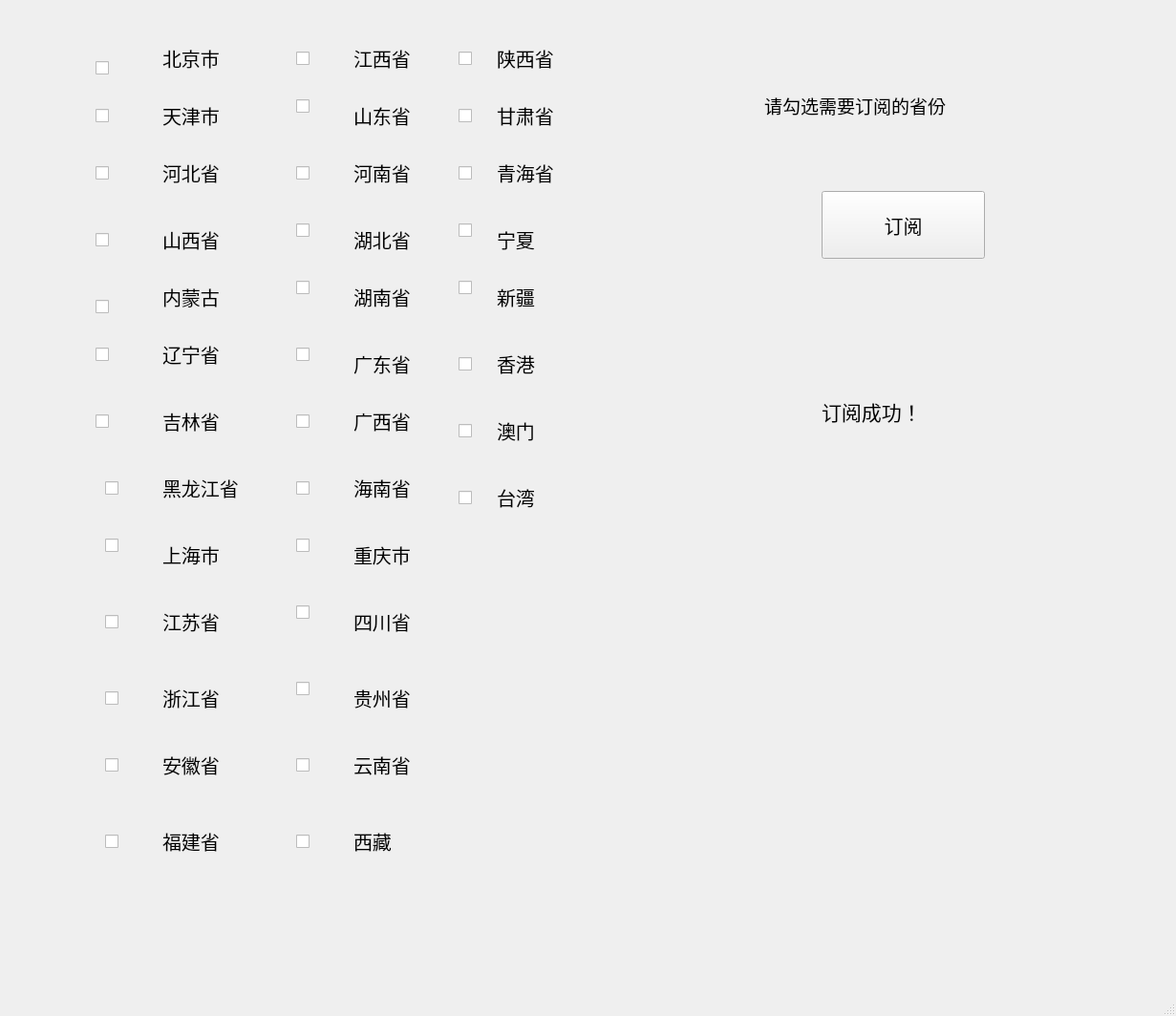
<?xml version="1.0" encoding="UTF-8"?>
<ui version="4.0">
 <class>MainWindow</class>
 <widget class="QMainWindow" name="MainWindow">
  <property name="geometry">
   <rect>
    <x>0</x>
    <y>0</y>
    <width>1231</width>
    <height>1064</height>
   </rect>
  </property>
  <property name="windowTitle">
   <string>订阅</string>
  </property>
  <widget class="QWidget" name="centralwidget">
   <widget class="QLabel" name="label">
    <property name="geometry">
     <rect>
      <x>170</x>
      <y>40</y>
      <width>111</width>
      <height>41</height>
     </rect>
    </property>
    <property name="font">
     <font>
      <pointsize>15</pointsize>
     </font>
    </property>
    <property name="text">
     <string>北京市</string>
    </property>
   </widget>
   <widget class="QLabel" name="label_2">
    <property name="geometry">
     <rect>
      <x>170</x>
      <y>160</y>
      <width>111</width>
      <height>41</height>
     </rect>
    </property>
    <property name="font">
     <font>
      <pointsize>15</pointsize>
     </font>
    </property>
    <property name="text">
     <string>河北省</string>
    </property>
   </widget>
   <widget class="QLabel" name="label_3">
    <property name="geometry">
     <rect>
      <x>170</x>
      <y>100</y>
      <width>111</width>
      <height>41</height>
     </rect>
    </property>
    <property name="font">
     <font>
      <pointsize>15</pointsize>
     </font>
    </property>
    <property name="text">
     <string>天津市</string>
    </property>
   </widget>
   <widget class="QLabel" name="label_4">
    <property name="geometry">
     <rect>
      <x>170</x>
      <y>490</y>
      <width>131</width>
      <height>41</height>
     </rect>
    </property>
    <property name="font">
     <font>
      <pointsize>15</pointsize>
     </font>
    </property>
    <property name="text">
     <string>黑龙江省</string>
    </property>
   </widget>
   <widget class="QLabel" name="label_5">
    <property name="geometry">
     <rect>
      <x>170</x>
      <y>230</y>
      <width>111</width>
      <height>41</height>
     </rect>
    </property>
    <property name="font">
     <font>
      <pointsize>15</pointsize>
     </font>
    </property>
    <property name="text">
     <string>山西省</string>
    </property>
   </widget>
   <widget class="QLabel" name="label_6">
    <property name="geometry">
     <rect>
      <x>170</x>
      <y>420</y>
      <width>111</width>
      <height>41</height>
     </rect>
    </property>
    <property name="font">
     <font>
      <pointsize>15</pointsize>
     </font>
    </property>
    <property name="text">
     <string>吉林省</string>
    </property>
   </widget>
   <widget class="QLabel" name="label_7">
    <property name="geometry">
     <rect>
      <x>170</x>
      <y>290</y>
      <width>111</width>
      <height>41</height>
     </rect>
    </property>
    <property name="font">
     <font>
      <pointsize>15</pointsize>
     </font>
    </property>
    <property name="text">
     <string>内蒙古</string>
    </property>
   </widget>
   <widget class="QLabel" name="label_8">
    <property name="geometry">
     <rect>
      <x>170</x>
      <y>350</y>
      <width>111</width>
      <height>41</height>
     </rect>
    </property>
    <property name="font">
     <font>
      <pointsize>15</pointsize>
     </font>
    </property>
    <property name="text">
     <string>辽宁省</string>
    </property>
   </widget>
   <widget class="QLabel" name="label_9">
    <property name="geometry">
     <rect>
      <x>170</x>
      <y>630</y>
      <width>131</width>
      <height>41</height>
     </rect>
    </property>
    <property name="font">
     <font>
      <pointsize>15</pointsize>
     </font>
    </property>
    <property name="text">
     <string>江苏省</string>
    </property>
   </widget>
   <widget class="QLabel" name="label_10">
    <property name="geometry">
     <rect>
      <x>170</x>
      <y>560</y>
      <width>131</width>
      <height>41</height>
     </rect>
    </property>
    <property name="font">
     <font>
      <pointsize>15</pointsize>
     </font>
    </property>
    <property name="text">
     <string>上海市</string>
    </property>
   </widget>
   <widget class="QLabel" name="label_11">
    <property name="geometry">
     <rect>
      <x>170</x>
      <y>860</y>
      <width>131</width>
      <height>41</height>
     </rect>
    </property>
    <property name="font">
     <font>
      <pointsize>15</pointsize>
     </font>
    </property>
    <property name="text">
     <string>福建省</string>
    </property>
   </widget>
   <widget class="QLabel" name="label_12">
    <property name="geometry">
     <rect>
      <x>170</x>
      <y>780</y>
      <width>131</width>
      <height>41</height>
     </rect>
    </property>
    <property name="font">
     <font>
      <pointsize>15</pointsize>
     </font>
    </property>
    <property name="text">
     <string>安徽省</string>
    </property>
   </widget>
   <widget class="QLabel" name="label_13">
    <property name="geometry">
     <rect>
      <x>170</x>
      <y>710</y>
      <width>131</width>
      <height>41</height>
     </rect>
    </property>
    <property name="font">
     <font>
      <pointsize>15</pointsize>
     </font>
    </property>
    <property name="text">
     <string>浙江省</string>
    </property>
   </widget>
   <widget class="QLabel" name="label_14">
    <property name="geometry">
     <rect>
      <x>370</x>
      <y>100</y>
      <width>131</width>
      <height>41</height>
     </rect>
    </property>
    <property name="font">
     <font>
      <pointsize>15</pointsize>
     </font>
    </property>
    <property name="text">
     <string>山东省</string>
    </property>
   </widget>
   <widget class="QLabel" name="label_15">
    <property name="geometry">
     <rect>
      <x>370</x>
      <y>40</y>
      <width>131</width>
      <height>41</height>
     </rect>
    </property>
    <property name="font">
     <font>
      <pointsize>15</pointsize>
     </font>
    </property>
    <property name="text">
     <string>江西省</string>
    </property>
   </widget>
   <widget class="QLabel" name="label_16">
    <property name="geometry">
     <rect>
      <x>370</x>
      <y>160</y>
      <width>131</width>
      <height>41</height>
     </rect>
    </property>
    <property name="font">
     <font>
      <pointsize>15</pointsize>
     </font>
    </property>
    <property name="text">
     <string>河南省</string>
    </property>
   </widget>
   <widget class="QLabel" name="label_17">
    <property name="geometry">
     <rect>
      <x>370</x>
      <y>230</y>
      <width>131</width>
      <height>41</height>
     </rect>
    </property>
    <property name="font">
     <font>
      <pointsize>15</pointsize>
     </font>
    </property>
    <property name="text">
     <string>湖北省</string>
    </property>
   </widget>
   <widget class="QLabel" name="label_18">
    <property name="geometry">
     <rect>
      <x>370</x>
      <y>290</y>
      <width>131</width>
      <height>41</height>
     </rect>
    </property>
    <property name="font">
     <font>
      <pointsize>15</pointsize>
     </font>
    </property>
    <property name="text">
     <string>湖南省</string>
    </property>
   </widget>
   <widget class="QLabel" name="label_19">
    <property name="geometry">
     <rect>
      <x>370</x>
      <y>420</y>
      <width>131</width>
      <height>41</height>
     </rect>
    </property>
    <property name="font">
     <font>
      <pointsize>15</pointsize>
     </font>
    </property>
    <property name="text">
     <string>广西省</string>
    </property>
   </widget>
   <widget class="QLabel" name="label_20">
    <property name="geometry">
     <rect>
      <x>370</x>
      <y>360</y>
      <width>131</width>
      <height>41</height>
     </rect>
    </property>
    <property name="font">
     <font>
      <pointsize>15</pointsize>
     </font>
    </property>
    <property name="text">
     <string>广东省</string>
    </property>
   </widget>
   <widget class="QLabel" name="label_21">
    <property name="geometry">
     <rect>
      <x>370</x>
      <y>560</y>
      <width>131</width>
      <height>41</height>
     </rect>
    </property>
    <property name="font">
     <font>
      <pointsize>15</pointsize>
     </font>
    </property>
    <property name="text">
     <string>重庆市</string>
    </property>
   </widget>
   <widget class="QLabel" name="label_22">
    <property name="geometry">
     <rect>
      <x>370</x>
      <y>490</y>
      <width>131</width>
      <height>41</height>
     </rect>
    </property>
    <property name="font">
     <font>
      <pointsize>15</pointsize>
     </font>
    </property>
    <property name="text">
     <string>海南省</string>
    </property>
   </widget>
   <widget class="QLabel" name="label_23">
    <property name="geometry">
     <rect>
      <x>370</x>
      <y>710</y>
      <width>131</width>
      <height>41</height>
     </rect>
    </property>
    <property name="font">
     <font>
      <pointsize>15</pointsize>
     </font>
    </property>
    <property name="text">
     <string>贵州省</string>
    </property>
   </widget>
   <widget class="QLabel" name="label_24">
    <property name="geometry">
     <rect>
      <x>370</x>
      <y>630</y>
      <width>131</width>
      <height>41</height>
     </rect>
    </property>
    <property name="font">
     <font>
      <pointsize>15</pointsize>
     </font>
    </property>
    <property name="text">
     <string>四川省</string>
    </property>
   </widget>
   <widget class="QLabel" name="label_25">
    <property name="geometry">
     <rect>
      <x>370</x>
      <y>860</y>
      <width>131</width>
      <height>41</height>
     </rect>
    </property>
    <property name="font">
     <font>
      <pointsize>15</pointsize>
     </font>
    </property>
    <property name="text">
     <string>西藏</string>
    </property>
   </widget>
   <widget class="QLabel" name="label_26">
    <property name="geometry">
     <rect>
      <x>370</x>
      <y>780</y>
      <width>131</width>
      <height>41</height>
     </rect>
    </property>
    <property name="font">
     <font>
      <pointsize>15</pointsize>
     </font>
    </property>
    <property name="text">
     <string>云南省</string>
    </property>
   </widget>
   <widget class="QLabel" name="label_27">
    <property name="geometry">
     <rect>
      <x>520</x>
      <y>40</y>
      <width>131</width>
      <height>41</height>
     </rect>
    </property>
    <property name="font">
     <font>
      <pointsize>15</pointsize>
     </font>
    </property>
    <property name="text">
     <string>陕西省</string>
    </property>
   </widget>
   <widget class="QLabel" name="label_28">
    <property name="geometry">
     <rect>
      <x>520</x>
      <y>100</y>
      <width>131</width>
      <height>41</height>
     </rect>
    </property>
    <property name="font">
     <font>
      <pointsize>15</pointsize>
     </font>
    </property>
    <property name="text">
     <string>甘肃省</string>
    </property>
   </widget>
   <widget class="QLabel" name="label_29">
    <property name="geometry">
     <rect>
      <x>520</x>
      <y>160</y>
      <width>131</width>
      <height>41</height>
     </rect>
    </property>
    <property name="font">
     <font>
      <pointsize>15</pointsize>
     </font>
    </property>
    <property name="text">
     <string>青海省</string>
    </property>
   </widget>
   <widget class="QLabel" name="label_30">
    <property name="geometry">
     <rect>
      <x>520</x>
      <y>230</y>
      <width>131</width>
      <height>41</height>
     </rect>
    </property>
    <property name="font">
     <font>
      <pointsize>15</pointsize>
     </font>
    </property>
    <property name="text">
     <string>宁夏</string>
    </property>
   </widget>
   <widget class="QLabel" name="label_31">
    <property name="geometry">
     <rect>
      <x>520</x>
      <y>290</y>
      <width>131</width>
      <height>41</height>
     </rect>
    </property>
    <property name="font">
     <font>
      <pointsize>15</pointsize>
     </font>
    </property>
    <property name="text">
     <string>新疆</string>
    </property>
   </widget>
   <widget class="QLabel" name="label_32">
    <property name="geometry">
     <rect>
      <x>520</x>
      <y>360</y>
      <width>131</width>
      <height>41</height>
     </rect>
    </property>
    <property name="font">
     <font>
      <pointsize>15</pointsize>
     </font>
    </property>
    <property name="text">
     <string>香港</string>
    </property>
   </widget>
   <widget class="QLabel" name="label_33">
    <property name="geometry">
     <rect>
      <x>520</x>
      <y>430</y>
      <width>131</width>
      <height>41</height>
     </rect>
    </property>
    <property name="font">
     <font>
      <pointsize>15</pointsize>
     </font>
    </property>
    <property name="text">
     <string>澳门</string>
    </property>
   </widget>
   <widget class="QLabel" name="label_34">
    <property name="geometry">
     <rect>
      <x>520</x>
      <y>500</y>
      <width>131</width>
      <height>41</height>
     </rect>
    </property>
    <property name="font">
     <font>
      <pointsize>15</pointsize>
     </font>
    </property>
    <property name="text">
     <string>台湾</string>
    </property>
   </widget>
   <widget class="QCheckBox" name="c1">
    <property name="geometry">
     <rect>
      <x>100</x>
      <y>60</y>
      <width>31</width>
      <height>23</height>
     </rect>
    </property>
    <property name="text">
     <string/>
    </property>
   </widget>
   <widget class="QCheckBox" name="c2">
    <property name="geometry">
     <rect>
      <x>100</x>
      <y>110</y>
      <width>31</width>
      <height>23</height>
     </rect>
    </property>
    <property name="text">
     <string/>
    </property>
   </widget>
   <widget class="QCheckBox" name="c3">
    <property name="geometry">
     <rect>
      <x>100</x>
      <y>170</y>
      <width>31</width>
      <height>23</height>
     </rect>
    </property>
    <property name="text">
     <string/>
    </property>
   </widget>
   <widget class="QCheckBox" name="c4">
    <property name="geometry">
     <rect>
      <x>100</x>
      <y>240</y>
      <width>31</width>
      <height>23</height>
     </rect>
    </property>
    <property name="text">
     <string/>
    </property>
   </widget>
   <widget class="QCheckBox" name="c5">
    <property name="geometry">
     <rect>
      <x>100</x>
      <y>310</y>
      <width>31</width>
      <height>23</height>
     </rect>
    </property>
    <property name="text">
     <string/>
    </property>
   </widget>
   <widget class="QCheckBox" name="c6">
    <property name="geometry">
     <rect>
      <x>100</x>
      <y>360</y>
      <width>31</width>
      <height>23</height>
     </rect>
    </property>
    <property name="text">
     <string/>
    </property>
   </widget>
   <widget class="QCheckBox" name="c7">
    <property name="geometry">
     <rect>
      <x>100</x>
      <y>430</y>
      <width>31</width>
      <height>23</height>
     </rect>
    </property>
    <property name="text">
     <string/>
    </property>
   </widget>
   <widget class="QCheckBox" name="c8">
    <property name="geometry">
     <rect>
      <x>110</x>
      <y>500</y>
      <width>31</width>
      <height>23</height>
     </rect>
    </property>
    <property name="text">
     <string/>
    </property>
   </widget>
   <widget class="QCheckBox" name="c9">
    <property name="geometry">
     <rect>
      <x>110</x>
      <y>560</y>
      <width>31</width>
      <height>23</height>
     </rect>
    </property>
    <property name="text">
     <string/>
    </property>
   </widget>
   <widget class="QCheckBox" name="c10">
    <property name="geometry">
     <rect>
      <x>110</x>
      <y>640</y>
      <width>31</width>
      <height>23</height>
     </rect>
    </property>
    <property name="text">
     <string/>
    </property>
   </widget>
   <widget class="QCheckBox" name="c11">
    <property name="geometry">
     <rect>
      <x>110</x>
      <y>720</y>
      <width>31</width>
      <height>23</height>
     </rect>
    </property>
    <property name="text">
     <string/>
    </property>
   </widget>
   <widget class="QCheckBox" name="c12">
    <property name="geometry">
     <rect>
      <x>110</x>
      <y>790</y>
      <width>31</width>
      <height>23</height>
     </rect>
    </property>
    <property name="text">
     <string/>
    </property>
   </widget>
   <widget class="QCheckBox" name="c13">
    <property name="geometry">
     <rect>
      <x>110</x>
      <y>870</y>
      <width>31</width>
      <height>23</height>
     </rect>
    </property>
    <property name="text">
     <string/>
    </property>
   </widget>
   <widget class="QCheckBox" name="c14">
    <property name="geometry">
     <rect>
      <x>310</x>
      <y>50</y>
      <width>31</width>
      <height>23</height>
     </rect>
    </property>
    <property name="text">
     <string/>
    </property>
   </widget>
   <widget class="QCheckBox" name="c15">
    <property name="geometry">
     <rect>
      <x>310</x>
      <y>100</y>
      <width>31</width>
      <height>23</height>
     </rect>
    </property>
    <property name="text">
     <string/>
    </property>
   </widget>
   <widget class="QCheckBox" name="c16">
    <property name="geometry">
     <rect>
      <x>310</x>
      <y>170</y>
      <width>31</width>
      <height>23</height>
     </rect>
    </property>
    <property name="text">
     <string/>
    </property>
   </widget>
   <widget class="QCheckBox" name="c17">
    <property name="geometry">
     <rect>
      <x>310</x>
      <y>230</y>
      <width>31</width>
      <height>23</height>
     </rect>
    </property>
    <property name="text">
     <string/>
    </property>
   </widget>
   <widget class="QCheckBox" name="c18">
    <property name="geometry">
     <rect>
      <x>310</x>
      <y>290</y>
      <width>31</width>
      <height>23</height>
     </rect>
    </property>
    <property name="text">
     <string/>
    </property>
   </widget>
   <widget class="QCheckBox" name="c19">
    <property name="geometry">
     <rect>
      <x>310</x>
      <y>360</y>
      <width>31</width>
      <height>23</height>
     </rect>
    </property>
    <property name="text">
     <string/>
    </property>
   </widget>
   <widget class="QCheckBox" name="c20">
    <property name="geometry">
     <rect>
      <x>310</x>
      <y>430</y>
      <width>31</width>
      <height>23</height>
     </rect>
    </property>
    <property name="text">
     <string/>
    </property>
   </widget>
   <widget class="QCheckBox" name="c21">
    <property name="geometry">
     <rect>
      <x>310</x>
      <y>500</y>
      <width>31</width>
      <height>23</height>
     </rect>
    </property>
    <property name="text">
     <string/>
    </property>
   </widget>
   <widget class="QCheckBox" name="c22">
    <property name="geometry">
     <rect>
      <x>310</x>
      <y>560</y>
      <width>31</width>
      <height>23</height>
     </rect>
    </property>
    <property name="text">
     <string/>
    </property>
   </widget>
   <widget class="QCheckBox" name="c23">
    <property name="geometry">
     <rect>
      <x>310</x>
      <y>630</y>
      <width>31</width>
      <height>23</height>
     </rect>
    </property>
    <property name="text">
     <string/>
    </property>
   </widget>
   <widget class="QCheckBox" name="c24">
    <property name="geometry">
     <rect>
      <x>310</x>
      <y>710</y>
      <width>31</width>
      <height>23</height>
     </rect>
    </property>
    <property name="text">
     <string/>
    </property>
   </widget>
   <widget class="QCheckBox" name="c25">
    <property name="geometry">
     <rect>
      <x>310</x>
      <y>790</y>
      <width>31</width>
      <height>23</height>
     </rect>
    </property>
    <property name="text">
     <string/>
    </property>
   </widget>
   <widget class="QCheckBox" name="c26">
    <property name="geometry">
     <rect>
      <x>310</x>
      <y>870</y>
      <width>31</width>
      <height>23</height>
     </rect>
    </property>
    <property name="text">
     <string/>
    </property>
   </widget>
   <widget class="QCheckBox" name="c27">
    <property name="geometry">
     <rect>
      <x>480</x>
      <y>50</y>
      <width>31</width>
      <height>23</height>
     </rect>
    </property>
    <property name="text">
     <string/>
    </property>
   </widget>
   <widget class="QCheckBox" name="c28">
    <property name="geometry">
     <rect>
      <x>480</x>
      <y>110</y>
      <width>31</width>
      <height>23</height>
     </rect>
    </property>
    <property name="text">
     <string/>
    </property>
   </widget>
   <widget class="QCheckBox" name="c29">
    <property name="geometry">
     <rect>
      <x>480</x>
      <y>170</y>
      <width>31</width>
      <height>23</height>
     </rect>
    </property>
    <property name="text">
     <string/>
    </property>
   </widget>
   <widget class="QCheckBox" name="c30">
    <property name="geometry">
     <rect>
      <x>480</x>
      <y>230</y>
      <width>31</width>
      <height>23</height>
     </rect>
    </property>
    <property name="text">
     <string/>
    </property>
   </widget>
   <widget class="QCheckBox" name="c31">
    <property name="geometry">
     <rect>
      <x>480</x>
      <y>290</y>
      <width>31</width>
      <height>23</height>
     </rect>
    </property>
    <property name="text">
     <string/>
    </property>
   </widget>
   <widget class="QCheckBox" name="c32">
    <property name="geometry">
     <rect>
      <x>480</x>
      <y>370</y>
      <width>31</width>
      <height>23</height>
     </rect>
    </property>
    <property name="text">
     <string/>
    </property>
   </widget>
   <widget class="QCheckBox" name="c33">
    <property name="geometry">
     <rect>
      <x>480</x>
      <y>440</y>
      <width>31</width>
      <height>23</height>
     </rect>
    </property>
    <property name="text">
     <string/>
    </property>
   </widget>
   <widget class="QCheckBox" name="c34">
    <property name="geometry">
     <rect>
      <x>480</x>
      <y>510</y>
      <width>31</width>
      <height>23</height>
     </rect>
    </property>
    <property name="text">
     <string/>
    </property>
   </widget>
   <widget class="QPushButton" name="pushButton">
    <property name="geometry">
     <rect>
      <x>860</x>
      <y>200</y>
      <width>171</width>
      <height>71</height>
     </rect>
    </property>
    <property name="font">
     <font>
      <pointsize>15</pointsize>
     </font>
    </property>
    <property name="text">
     <string>订阅</string>
    </property>
   </widget>
   <widget class="QLabel" name="label_35">
    <property name="geometry">
     <rect>
      <x>800</x>
      <y>70</y>
      <width>281</width>
      <height>81</height>
     </rect>
    </property>
    <property name="font">
     <font>
      <pointsize>14</pointsize>
     </font>
    </property>
    <property name="text">
     <string>请勾选需要订阅的省份</string>
    </property>
   </widget>
   <widget class="QLabel" name="label_36">
    <property name="geometry">
     <rect>
      <x>860</x>
      <y>380</y>
      <width>191</width>
      <height>101</height>
     </rect>
    </property>
    <property name="font">
     <font>
      <pointsize>16</pointsize>
     </font>
    </property>
    <property name="text">
     <string>订阅成功！</string>
    </property>
   </widget>
  </widget>
  <widget class="QMenuBar" name="menubar">
   <property name="geometry">
    <rect>
     <x>0</x>
     <y>0</y>
     <width>1231</width>
     <height>30</height>
    </rect>
   </property>
  </widget>
  <widget class="QStatusBar" name="statusbar"/>
 </widget>
 <resources/>
 <connections/>
</ui>
